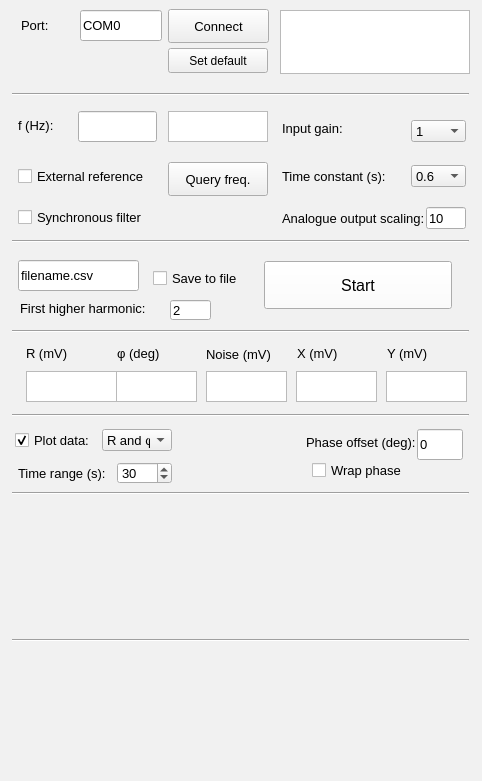
<?xml version="1.0" encoding="UTF-8"?>
<ui version="4.0">
 <class>Form</class>
 <widget class="QWidget" name="Form">
  <property name="geometry">
   <rect>
    <x>0</x>
    <y>0</y>
    <width>482</width>
    <height>781</height>
   </rect>
  </property>
  <property name="palette">
   <palette>
    <active>
     <colorrole role="Base">
      <brush brushstyle="SolidPattern">
       <color alpha="255">
        <red>255</red>
        <green>255</green>
        <blue>255</blue>
       </color>
      </brush>
     </colorrole>
     <colorrole role="Window">
      <brush brushstyle="SolidPattern">
       <color alpha="255">
        <red>241</red>
        <green>241</green>
        <blue>241</blue>
       </color>
      </brush>
     </colorrole>
    </active>
    <inactive>
     <colorrole role="Base">
      <brush brushstyle="SolidPattern">
       <color alpha="255">
        <red>255</red>
        <green>255</green>
        <blue>255</blue>
       </color>
      </brush>
     </colorrole>
     <colorrole role="Window">
      <brush brushstyle="SolidPattern">
       <color alpha="255">
        <red>241</red>
        <green>241</green>
        <blue>241</blue>
       </color>
      </brush>
     </colorrole>
    </inactive>
    <disabled>
     <colorrole role="Base">
      <brush brushstyle="SolidPattern">
       <color alpha="255">
        <red>241</red>
        <green>241</green>
        <blue>241</blue>
       </color>
      </brush>
     </colorrole>
     <colorrole role="Window">
      <brush brushstyle="SolidPattern">
       <color alpha="255">
        <red>241</red>
        <green>241</green>
        <blue>241</blue>
       </color>
      </brush>
     </colorrole>
    </disabled>
   </palette>
  </property>
  <property name="windowTitle">
   <string>OLIA GUI</string>
  </property>
  <widget class="QTextBrowser" name="rOutput">
   <property name="geometry">
    <rect>
     <x>26</x>
     <y>371</y>
     <width>161</width>
     <height>31</height>
    </rect>
   </property>
   <property name="font">
    <font>
     <pointsize>10</pointsize>
    </font>
   </property>
  </widget>
  <widget class="QTextBrowser" name="phaseOutput">
   <property name="geometry">
    <rect>
     <x>116</x>
     <y>371</y>
     <width>81</width>
     <height>31</height>
    </rect>
   </property>
   <property name="font">
    <font>
     <pointsize>10</pointsize>
    </font>
   </property>
  </widget>
  <widget class="QTextBrowser" name="noiseOutput">
   <property name="geometry">
    <rect>
     <x>206</x>
     <y>371</y>
     <width>81</width>
     <height>31</height>
    </rect>
   </property>
   <property name="font">
    <font>
     <pointsize>10</pointsize>
    </font>
   </property>
  </widget>
  <widget class="QTextBrowser" name="xOutput">
   <property name="geometry">
    <rect>
     <x>296</x>
     <y>371</y>
     <width>81</width>
     <height>31</height>
    </rect>
   </property>
   <property name="font">
    <font>
     <pointsize>10</pointsize>
    </font>
   </property>
  </widget>
  <widget class="QTextBrowser" name="yOutput">
   <property name="geometry">
    <rect>
     <x>386</x>
     <y>371</y>
     <width>81</width>
     <height>31</height>
    </rect>
   </property>
   <property name="font">
    <font>
     <pointsize>10</pointsize>
    </font>
   </property>
  </widget>
  <widget class="QLabel" name="label">
   <property name="geometry">
    <rect>
     <x>26</x>
     <y>343</y>
     <width>64</width>
     <height>21</height>
    </rect>
   </property>
   <property name="font">
    <font>
     <pointsize>10</pointsize>
    </font>
   </property>
   <property name="text">
    <string>R (mV)</string>
   </property>
  </widget>
  <widget class="QLabel" name="label_2">
   <property name="geometry">
    <rect>
     <x>117</x>
     <y>339</y>
     <width>61</width>
     <height>28</height>
    </rect>
   </property>
   <property name="font">
    <font>
     <pointsize>10</pointsize>
    </font>
   </property>
   <property name="text">
    <string>φ (deg)</string>
   </property>
  </widget>
  <widget class="QLabel" name="label_3">
   <property name="geometry">
    <rect>
     <x>206</x>
     <y>344</y>
     <width>76</width>
     <height>20</height>
    </rect>
   </property>
   <property name="font">
    <font>
     <pointsize>10</pointsize>
    </font>
   </property>
   <property name="text">
    <string>Noise (mV)</string>
   </property>
  </widget>
  <widget class="QLabel" name="label_4">
   <property name="geometry">
    <rect>
     <x>297</x>
     <y>341</y>
     <width>75</width>
     <height>25</height>
    </rect>
   </property>
   <property name="font">
    <font>
     <pointsize>10</pointsize>
    </font>
   </property>
   <property name="text">
    <string>X (mV)</string>
   </property>
  </widget>
  <widget class="QLabel" name="label_5">
   <property name="geometry">
    <rect>
     <x>387</x>
     <y>342</y>
     <width>80</width>
     <height>22</height>
    </rect>
   </property>
   <property name="font">
    <font>
     <pointsize>10</pointsize>
    </font>
   </property>
   <property name="text">
    <string>Y (mV)</string>
   </property>
  </widget>
  <widget class="QLineEdit" name="filenameInput">
   <property name="geometry">
    <rect>
     <x>18</x>
     <y>260</y>
     <width>121</width>
     <height>31</height>
    </rect>
   </property>
   <property name="font">
    <font>
     <pointsize>10</pointsize>
    </font>
   </property>
   <property name="text">
    <string>filename.csv</string>
   </property>
  </widget>
  <widget class="QCheckBox" name="recordBox">
   <property name="geometry">
    <rect>
     <x>153</x>
     <y>270</y>
     <width>111</width>
     <height>17</height>
    </rect>
   </property>
   <property name="font">
    <font>
     <pointsize>10</pointsize>
    </font>
   </property>
   <property name="text">
    <string>Save to file</string>
   </property>
   <property name="checked">
    <bool>false</bool>
   </property>
  </widget>
  <widget class="QPushButton" name="measureButton">
   <property name="geometry">
    <rect>
     <x>264</x>
     <y>261</y>
     <width>188</width>
     <height>48</height>
    </rect>
   </property>
   <property name="palette">
    <palette>
     <active>
      <colorrole role="Button">
       <brush brushstyle="SolidPattern">
        <color alpha="255">
         <red>255</red>
         <green>255</green>
         <blue>255</blue>
        </color>
       </brush>
      </colorrole>
     </active>
     <inactive>
      <colorrole role="Button">
       <brush brushstyle="SolidPattern">
        <color alpha="255">
         <red>255</red>
         <green>255</green>
         <blue>255</blue>
        </color>
       </brush>
      </colorrole>
     </inactive>
     <disabled>
      <colorrole role="Button">
       <brush brushstyle="SolidPattern">
        <color alpha="255">
         <red>255</red>
         <green>255</green>
         <blue>255</blue>
        </color>
       </brush>
      </colorrole>
     </disabled>
    </palette>
   </property>
   <property name="font">
    <font>
     <pointsize>12</pointsize>
    </font>
   </property>
   <property name="text">
    <string>Start</string>
   </property>
   <property name="checkable">
    <bool>true</bool>
   </property>
  </widget>
  <widget class="QPushButton" name="connectButton">
   <property name="geometry">
    <rect>
     <x>168</x>
     <y>9</y>
     <width>101</width>
     <height>34</height>
    </rect>
   </property>
   <property name="font">
    <font>
     <pointsize>10</pointsize>
    </font>
   </property>
   <property name="text">
    <string>Connect</string>
   </property>
  </widget>
  <widget class="QLineEdit" name="portInput">
   <property name="geometry">
    <rect>
     <x>80</x>
     <y>10</y>
     <width>82</width>
     <height>31</height>
    </rect>
   </property>
   <property name="font">
    <font>
     <pointsize>10</pointsize>
    </font>
   </property>
   <property name="text">
    <string>COM0</string>
   </property>
  </widget>
  <widget class="QLineEdit" name="freqInput">
   <property name="geometry">
    <rect>
     <x>78</x>
     <y>111</y>
     <width>79</width>
     <height>31</height>
    </rect>
   </property>
   <property name="font">
    <font>
     <pointsize>10</pointsize>
    </font>
   </property>
   <property name="toolTip">
    <string>Enter desired modulation frequency</string>
   </property>
   <property name="text">
    <string/>
   </property>
  </widget>
  <widget class="QLabel" name="label_6">
   <property name="geometry">
    <rect>
     <x>18</x>
     <y>115</y>
     <width>47</width>
     <height>21</height>
    </rect>
   </property>
   <property name="font">
    <font>
     <pointsize>10</pointsize>
    </font>
   </property>
   <property name="text">
    <string>f (Hz):</string>
   </property>
  </widget>
  <widget class="QTextBrowser" name="freqOutput">
   <property name="geometry">
    <rect>
     <x>168</x>
     <y>111</y>
     <width>100</width>
     <height>31</height>
    </rect>
   </property>
   <property name="font">
    <font>
     <pointsize>10</pointsize>
    </font>
   </property>
   <property name="toolTip">
    <string>Current modulation frequency</string>
   </property>
  </widget>
  <widget class="QTextBrowser" name="dialogueBox">
   <property name="geometry">
    <rect>
     <x>280</x>
     <y>10</y>
     <width>190</width>
     <height>64</height>
    </rect>
   </property>
   <property name="font">
    <font>
     <pointsize>10</pointsize>
    </font>
   </property>
  </widget>
  <widget class="QCheckBox" name="filterCheckBox">
   <property name="geometry">
    <rect>
     <x>18</x>
     <y>207</y>
     <width>221</width>
     <height>21</height>
    </rect>
   </property>
   <property name="font">
    <font>
     <pointsize>10</pointsize>
    </font>
   </property>
   <property name="toolTip">
    <string>Only recommended for extremely low frequencies (&lt;20 Hz)</string>
   </property>
   <property name="text">
    <string>Synchronous filter</string>
   </property>
  </widget>
  <widget class="PlotWidget" name="graphWidget" native="true">
   <property name="geometry">
    <rect>
     <x>0</x>
     <y>486</y>
     <width>502</width>
     <height>145</height>
    </rect>
   </property>
   <property name="font">
    <font>
     <pointsize>10</pointsize>
    </font>
   </property>
  </widget>
  <widget class="QCheckBox" name="plotBox">
   <property name="geometry">
    <rect>
     <x>15</x>
     <y>432</y>
     <width>111</width>
     <height>17</height>
    </rect>
   </property>
   <property name="font">
    <font>
     <pointsize>10</pointsize>
    </font>
   </property>
   <property name="text">
    <string>Plot data:</string>
   </property>
   <property name="checked">
    <bool>true</bool>
   </property>
  </widget>
  <widget class="QLabel" name="label_8">
   <property name="geometry">
    <rect>
     <x>21</x>
     <y>15</y>
     <width>47</width>
     <height>21</height>
    </rect>
   </property>
   <property name="font">
    <font>
     <pointsize>10</pointsize>
    </font>
   </property>
   <property name="text">
    <string>Port:</string>
   </property>
  </widget>
  <widget class="QSpinBox" name="secondsBox">
   <property name="geometry">
    <rect>
     <x>117</x>
     <y>462</y>
     <width>55</width>
     <height>22</height>
    </rect>
   </property>
   <property name="font">
    <font>
     <pointsize>10</pointsize>
    </font>
   </property>
   <property name="maximum">
    <number>999</number>
   </property>
   <property name="value">
    <number>30</number>
   </property>
  </widget>
  <widget class="PlotWidget" name="graphWidget2" native="true">
   <property name="geometry">
    <rect>
     <x>0</x>
     <y>633</y>
     <width>502</width>
     <height>145</height>
    </rect>
   </property>
   <property name="font">
    <font>
     <pointsize>10</pointsize>
    </font>
   </property>
  </widget>
  <widget class="QLineEdit" name="phaseInput">
   <property name="geometry">
    <rect>
     <x>417</x>
     <y>429</y>
     <width>46</width>
     <height>31</height>
    </rect>
   </property>
   <property name="font">
    <font>
     <pointsize>10</pointsize>
    </font>
   </property>
   <property name="text">
    <string>0</string>
   </property>
  </widget>
  <widget class="QLabel" name="label_10">
   <property name="geometry">
    <rect>
     <x>306</x>
     <y>429</y>
     <width>109</width>
     <height>28</height>
    </rect>
   </property>
   <property name="font">
    <font>
     <pointsize>10</pointsize>
    </font>
   </property>
   <property name="text">
    <string>&lt;html&gt;&lt;head/&gt;&lt;body&gt;&lt;p&gt;Phase offset (deg):&lt;/p&gt;&lt;/body&gt;&lt;/html&gt;</string>
   </property>
  </widget>
  <widget class="QComboBox" name="comboBox">
   <property name="geometry">
    <rect>
     <x>102</x>
     <y>429</y>
     <width>70</width>
     <height>22</height>
    </rect>
   </property>
   <property name="font">
    <font>
     <pointsize>10</pointsize>
    </font>
   </property>
   <item>
    <property name="text">
     <string>R and φ</string>
    </property>
   </item>
   <item>
    <property name="text">
     <string>X and Y</string>
    </property>
   </item>
  </widget>
  <widget class="QLabel" name="label_11">
   <property name="geometry">
    <rect>
     <x>18</x>
     <y>465</y>
     <width>91</width>
     <height>16</height>
    </rect>
   </property>
   <property name="font">
    <font>
     <pointsize>10</pointsize>
    </font>
   </property>
   <property name="text">
    <string>Time range (s):</string>
   </property>
  </widget>
  <widget class="QCheckBox" name="phaseWrapBox">
   <property name="geometry">
    <rect>
     <x>312</x>
     <y>462</y>
     <width>103</width>
     <height>17</height>
    </rect>
   </property>
   <property name="font">
    <font>
     <pointsize>10</pointsize>
    </font>
   </property>
   <property name="text">
    <string>Wrap phase</string>
   </property>
  </widget>
  <widget class="QComboBox" name="gainBox">
   <property name="geometry">
    <rect>
     <x>411</x>
     <y>120</y>
     <width>55</width>
     <height>22</height>
    </rect>
   </property>
   <property name="font">
    <font>
     <pointsize>10</pointsize>
    </font>
   </property>
   <property name="currentText">
    <string>1</string>
   </property>
   <property name="currentIndex">
    <number>1</number>
   </property>
   <item>
    <property name="text">
     <string>0</string>
    </property>
   </item>
   <item>
    <property name="text">
     <string>1</string>
    </property>
   </item>
   <item>
    <property name="text">
     <string>2</string>
    </property>
   </item>
   <item>
    <property name="text">
     <string>4</string>
    </property>
   </item>
   <item>
    <property name="text">
     <string>8</string>
    </property>
   </item>
   <item>
    <property name="text">
     <string>16</string>
    </property>
   </item>
   <item>
    <property name="text">
     <string>32</string>
    </property>
   </item>
   <item>
    <property name="text">
     <string>64</string>
    </property>
   </item>
  </widget>
  <widget class="QLabel" name="label_7">
   <property name="geometry">
    <rect>
     <x>282</x>
     <y>120</y>
     <width>97</width>
     <height>16</height>
    </rect>
   </property>
   <property name="font">
    <font>
     <pointsize>10</pointsize>
    </font>
   </property>
   <property name="text">
    <string>Input gain:</string>
   </property>
  </widget>
  <widget class="QCheckBox" name="refCheckBox">
   <property name="geometry">
    <rect>
     <x>18</x>
     <y>168</y>
     <width>157</width>
     <height>17</height>
    </rect>
   </property>
   <property name="font">
    <font>
     <pointsize>10</pointsize>
    </font>
   </property>
   <property name="toolTip">
    <string>Select to enable external reference</string>
   </property>
   <property name="text">
    <string>External reference</string>
   </property>
  </widget>
  <widget class="QPushButton" name="refResetButton">
   <property name="geometry">
    <rect>
     <x>168</x>
     <y>162</y>
     <width>100</width>
     <height>34</height>
    </rect>
   </property>
   <property name="font">
    <font>
     <pointsize>10</pointsize>
    </font>
   </property>
   <property name="toolTip">
    <string>Calculate current frequency if using external reference</string>
   </property>
   <property name="text">
    <string>Query freq.</string>
   </property>
  </widget>
  <widget class="QComboBox" name="timeConstantBox">
   <property name="geometry">
    <rect>
     <x>411</x>
     <y>165</y>
     <width>55</width>
     <height>22</height>
    </rect>
   </property>
   <property name="font">
    <font>
     <pointsize>10</pointsize>
    </font>
   </property>
   <property name="currentText">
    <string>0.6</string>
   </property>
   <property name="currentIndex">
    <number>5</number>
   </property>
   <item>
    <property name="text">
     <string>0.01</string>
    </property>
   </item>
   <item>
    <property name="text">
     <string>0.03</string>
    </property>
   </item>
   <item>
    <property name="text">
     <string>0.06</string>
    </property>
   </item>
   <item>
    <property name="text">
     <string>0.1</string>
    </property>
   </item>
   <item>
    <property name="text">
     <string>0.3</string>
    </property>
   </item>
   <item>
    <property name="text">
     <string>0.6</string>
    </property>
   </item>
   <item>
    <property name="text">
     <string>1</string>
    </property>
   </item>
   <item>
    <property name="text">
     <string>3</string>
    </property>
   </item>
   <item>
    <property name="text">
     <string>6</string>
    </property>
   </item>
   <item>
    <property name="text">
     <string>10</string>
    </property>
   </item>
  </widget>
  <widget class="QLabel" name="label_12">
   <property name="geometry">
    <rect>
     <x>282</x>
     <y>168</y>
     <width>109</width>
     <height>16</height>
    </rect>
   </property>
   <property name="font">
    <font>
     <pointsize>10</pointsize>
    </font>
   </property>
   <property name="toolTip">
    <string>Filter time constant for lock-in algorithm (not used for synchronous filter)</string>
   </property>
   <property name="text">
    <string>Time constant (s):</string>
   </property>
  </widget>
  <widget class="QLabel" name="label_13">
   <property name="geometry">
    <rect>
     <x>282</x>
     <y>210</y>
     <width>145</width>
     <height>16</height>
    </rect>
   </property>
   <property name="font">
    <font>
     <pointsize>10</pointsize>
    </font>
   </property>
   <property name="toolTip">
    <string>Scaling factor for analogue output</string>
   </property>
   <property name="text">
    <string>Analogue output scaling:</string>
   </property>
  </widget>
  <widget class="QLineEdit" name="outputScalingEdit">
   <property name="geometry">
    <rect>
     <x>426</x>
     <y>207</y>
     <width>40</width>
     <height>22</height>
    </rect>
   </property>
   <property name="font">
    <font>
     <pointsize>10</pointsize>
    </font>
   </property>
   <property name="text">
    <string>10</string>
   </property>
  </widget>
  <widget class="Line" name="line_6">
   <property name="geometry">
    <rect>
     <x>12</x>
     <y>84</y>
     <width>457</width>
     <height>21</height>
    </rect>
   </property>
   <property name="orientation">
    <enum>Qt::Horizontal</enum>
   </property>
  </widget>
  <widget class="QPushButton" name="defaultButton">
   <property name="geometry">
    <rect>
     <x>168</x>
     <y>48</y>
     <width>100</width>
     <height>25</height>
    </rect>
   </property>
   <property name="toolTip">
    <string>Set current port as default</string>
   </property>
   <property name="text">
    <string>Set default</string>
   </property>
  </widget>
  <widget class="Line" name="line_7">
   <property name="geometry">
    <rect>
     <x>12</x>
     <y>231</y>
     <width>457</width>
     <height>21</height>
    </rect>
   </property>
   <property name="orientation">
    <enum>Qt::Horizontal</enum>
   </property>
  </widget>
  <widget class="Line" name="line_8">
   <property name="geometry">
    <rect>
     <x>12</x>
     <y>321</y>
     <width>457</width>
     <height>21</height>
    </rect>
   </property>
   <property name="orientation">
    <enum>Qt::Horizontal</enum>
   </property>
  </widget>
  <widget class="Line" name="line_9">
   <property name="geometry">
    <rect>
     <x>12</x>
     <y>405</y>
     <width>457</width>
     <height>21</height>
    </rect>
   </property>
   <property name="orientation">
    <enum>Qt::Horizontal</enum>
   </property>
  </widget>
  <widget class="Line" name="line_10">
   <property name="geometry">
    <rect>
     <x>12</x>
     <y>483</y>
     <width>457</width>
     <height>21</height>
    </rect>
   </property>
   <property name="orientation">
    <enum>Qt::Horizontal</enum>
   </property>
  </widget>
  <widget class="Line" name="line_11">
   <property name="geometry">
    <rect>
     <x>12</x>
     <y>630</y>
     <width>457</width>
     <height>21</height>
    </rect>
   </property>
   <property name="palette">
    <palette>
     <active>
      <colorrole role="Base">
       <brush brushstyle="SolidPattern">
        <color alpha="255">
         <red>255</red>
         <green>255</green>
         <blue>255</blue>
        </color>
       </brush>
      </colorrole>
      <colorrole role="Window">
       <brush brushstyle="SolidPattern">
        <color alpha="255">
         <red>255</red>
         <green>255</green>
         <blue>255</blue>
        </color>
       </brush>
      </colorrole>
     </active>
     <inactive>
      <colorrole role="Base">
       <brush brushstyle="SolidPattern">
        <color alpha="255">
         <red>255</red>
         <green>255</green>
         <blue>255</blue>
        </color>
       </brush>
      </colorrole>
      <colorrole role="Window">
       <brush brushstyle="SolidPattern">
        <color alpha="255">
         <red>255</red>
         <green>255</green>
         <blue>255</blue>
        </color>
       </brush>
      </colorrole>
     </inactive>
     <disabled>
      <colorrole role="Base">
       <brush brushstyle="SolidPattern">
        <color alpha="255">
         <red>255</red>
         <green>255</green>
         <blue>255</blue>
        </color>
       </brush>
      </colorrole>
      <colorrole role="Window">
       <brush brushstyle="SolidPattern">
        <color alpha="255">
         <red>255</red>
         <green>255</green>
         <blue>255</blue>
        </color>
       </brush>
      </colorrole>
     </disabled>
    </palette>
   </property>
   <property name="orientation">
    <enum>Qt::Horizontal</enum>
   </property>
  </widget>
  <widget class="QLineEdit" name="harmonicEdit">
   <property name="geometry">
    <rect>
     <x>170</x>
     <y>300</y>
     <width>41</width>
     <height>20</height>
    </rect>
   </property>
   <property name="font">
    <font>
     <pointsize>10</pointsize>
    </font>
   </property>
   <property name="text">
    <string>2</string>
   </property>
  </widget>
  <widget class="QLabel" name="label_9">
   <property name="geometry">
    <rect>
     <x>20</x>
     <y>300</y>
     <width>151</width>
     <height>16</height>
    </rect>
   </property>
   <property name="font">
    <font>
     <pointsize>10</pointsize>
    </font>
   </property>
   <property name="toolTip">
    <string>Will save to file 3 higher harmonics starting from this value</string>
   </property>
   <property name="text">
    <string>First higher harmonic:</string>
   </property>
  </widget>
 </widget>
 <customwidgets>
  <customwidget>
   <class>PlotWidget</class>
   <extends>QWidget</extends>
   <header>pyqtgraph</header>
   <container>1</container>
  </customwidget>
 </customwidgets>
 <resources/>
 <connections/>
</ui>
